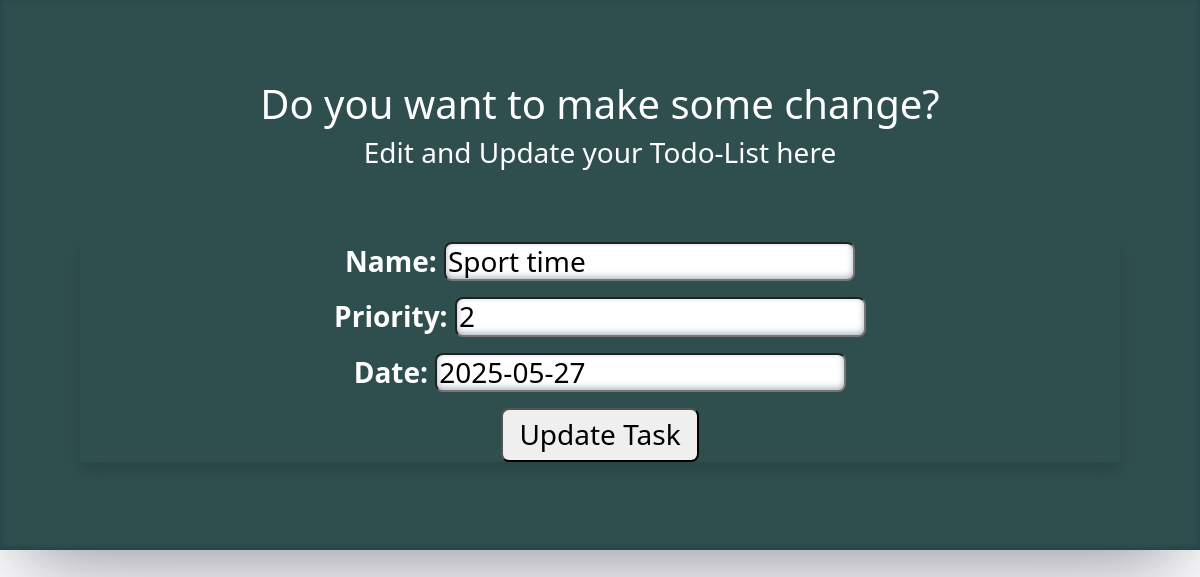
The page /update/55/ on the database its author committed.
### todoapp/models.py (models this page shows, shortened)
class Task(models.Model):
  name = models.CharField(max_length= 200)
  priority = models.IntegerField()
  date = models.DateField(default=datetime.date.today)

### todoapp/views.py (the view)
# urls.py: path('update/<int:task_id>/',views.update,name='update'),
def update(request, task_id):
  task = Task.objects.get(id=task_id)
  form = TodoForm(request.POST or None, instance=task)
  if form.is_valid():
    form.save()
    return redirect('/')
  return render(request, 'html/Edit.html', {'form': form, 'task': task})

### todoapp/forms.py
class  TodoForm(forms.ModelForm):
  class Meta:
    model = Task
    fields = ['name', 'priority', 'date']

### todoapp/templates/html/Edit.html (shortened to what this page needs)
{% extends 'html/base.html' %}
{% block body %}
  <div class=" container_update">
    <h1 class="head-writting">Do you want to make some change?</h1>
      <h3 class="head-writting last">Edit and Update your Todo-List here</h3>
      <br>
    <form class="shadow"method="POST">
      <h3><b class="white"> {{form.as_p}}</b></h3>
      <h3> <button class= "btn-submit" type="submit">Update Task</button></h3>
    </form>
  </div>
{%endblock%}

### todoapp/static/todoapp/style.css (style rules this page uses)
.container_update { box-shadow: rgba(50, 50, 93, 0.25) 0px 50px 100px -20px, rgba(0, 0, 0, 0.3) 0px 30px 60px -30px, rgba(10, 37, 64, 0.35) 0px -2px 6px 0px inset; text-align: center; margin-top: 0rem; background-color: darkslategray; padding: 5rem; }
.head-writting { color: white; }
.last { margin-bottom: 3rem; }
.white { color: white; width: 100%; }
.shadow input { box-shadow: rgba(50, 50, 93, 0.25) 0px 50px 100px -20px, rgba(0, 0, 0, 0.3) 0px 30px 60px -30px, rgba(10, 37, 64, 0.35) 0px -2px 6px 0px inset; border-radius: 0.5rem; -webkit-border-radius: 0.5rem; -moz-border-radius: 0.5rem; -ms-border-radius: 0.5rem; -o-border-radius: 0.5rem; }
.btn-submit { border-radius: 0.5rem; padding: 0.5rem 1rem; }

### rows shown on the page
Task: name "Sport time", priority "2", date "2025-05-27"
